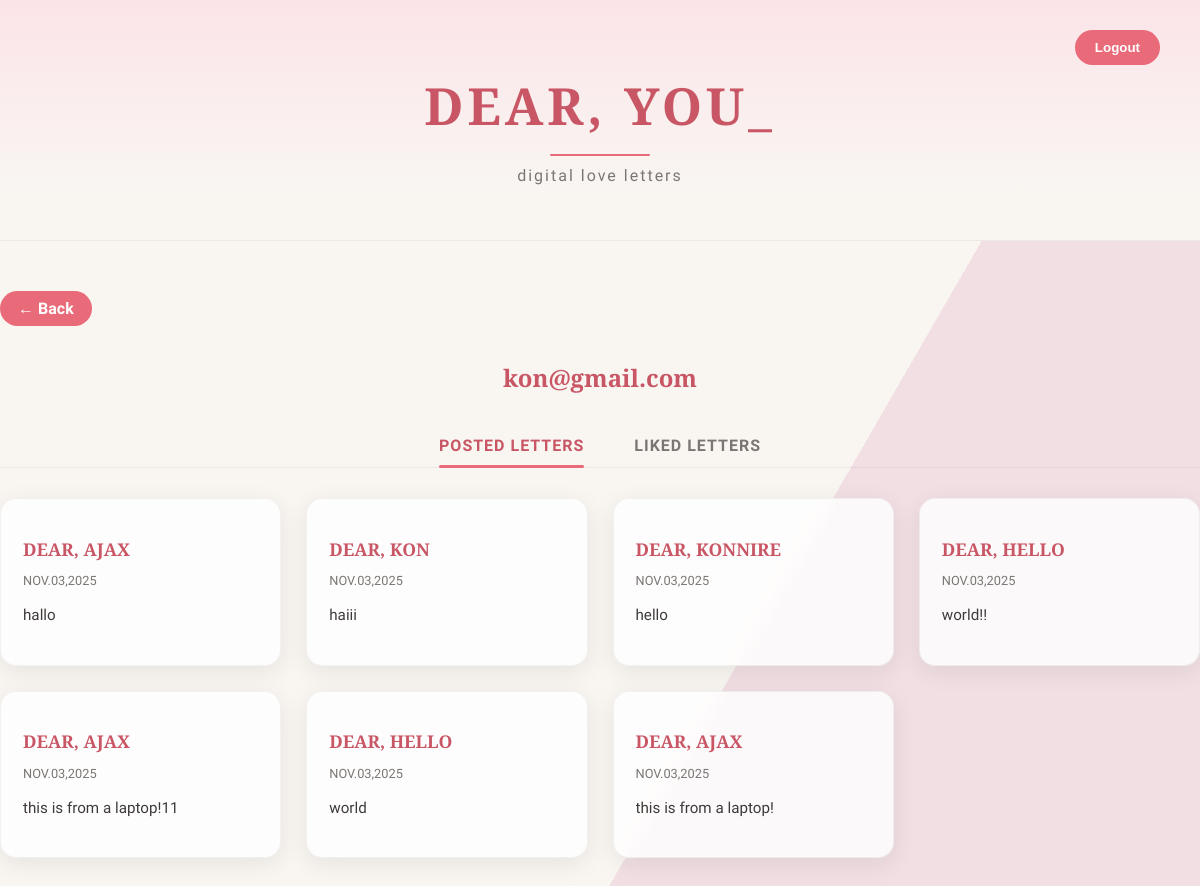
The app's page /profile (signed in), older data.
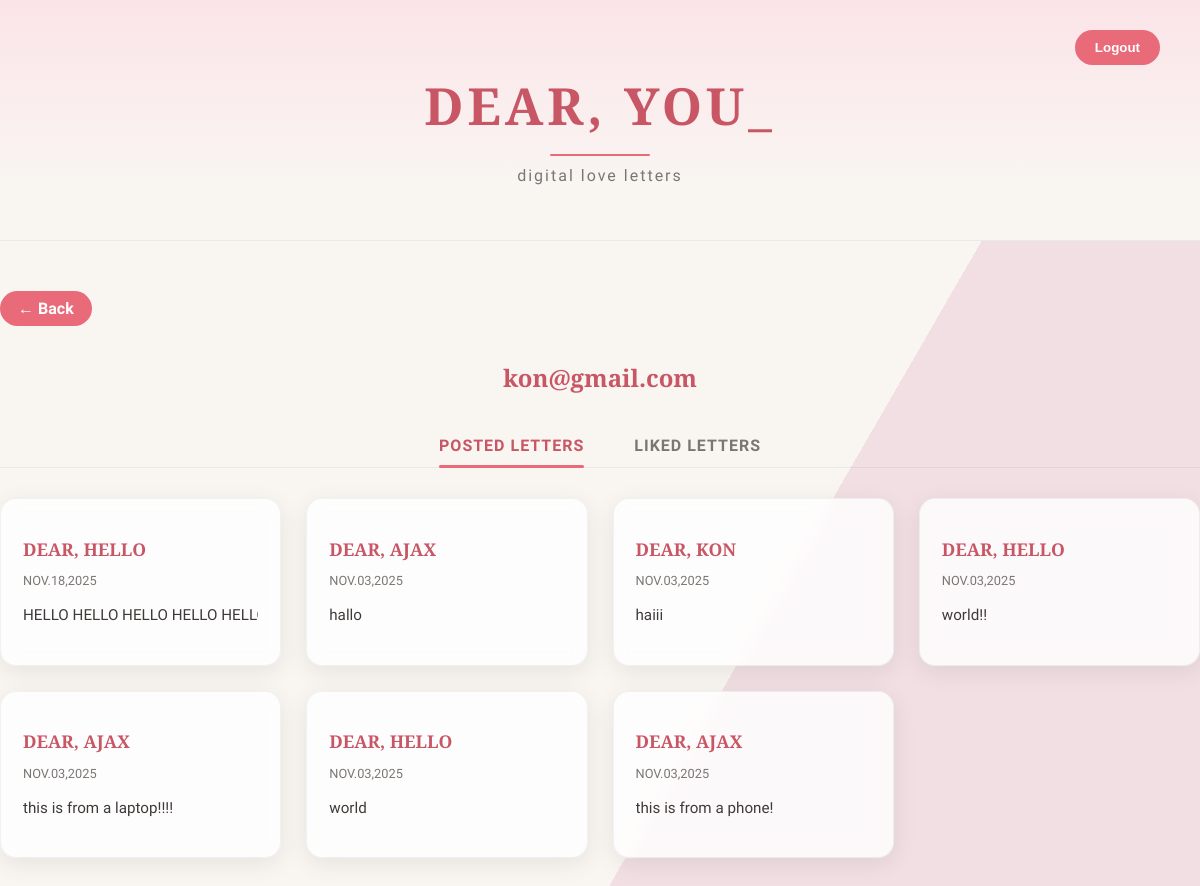
The same page, newer data.
### app.py (models this page shows)
class Letter(db.Model):
    id = db.Column(db.Integer, primary_key=True)
    recipient = db.Column(db.String(200), nullable=False)
    message = db.Column(db.Text, nullable=False)
    created = db.Column(db.DateTime, default=datetime.utcnow)
    hearts = db.Column(db.Integer, default=0)
    user_id = db.Column(db.Integer, db.ForeignKey('user.id'))

### app.py (the view)
@app.route('/profile')
def profile():
    if 'user_id' not in session:
        return redirect(url_for('index'))
    user_id = session['user_id']
    posted_letters = Letter.query.filter_by(user_id=user_id).order_by(Letter.created.desc()).all()
    liked_letter_ids = [r.letter_id for r in Reaction.query.filter_by(user_id=user_id).all()]
    liked_letters = Letter.query.filter(Letter.id.in_(liked_letter_ids)).order_by(Letter.created.desc()).all()
    return render_template('profile.html',
                           posted_letters=posted_letters,
                           liked_letters=liked_letters,
                           email=session['email'])

### templates/profile.html (shortened to what this page needs)
<!DOCTYPE html>
<html lang="en">
<head>
<link rel="stylesheet" href="{{ url_for('static', filename='style.css') }}">
</head>
<body>
<header>
  <h1>DEAR, YOU_</h1>
  <div class="line"></div>
  <p class="subtext">digital love letters</p>
  <div class="auth-buttons">
    <form action="{{ url_for('logout') }}" method="GET">
      <button type="submit">Logout</button>
    </form>
  </div>
</header>
<div class="main-container">
  <div class="left-panel">
    <a href="{{ url_for('logged') }}" class="back-btn">← Back</a>
    <h2 style="text-align:center; margin-bottom:30px;">{{ email }}</h2>
    <div class="tabs">
      <div class="tab active" data-target="#posted">Posted Letters</div>
      <div class="tab" data-target="#liked">Liked Letters</div>
    </div>
    <div id="posted" class="tab-content active">
      {% if posted_letters %}
      <div class="letters-grid">
        {% for letter in posted_letters %}
        <div class="letter-card">
          <a href="{{ url_for('display_letter', letter_id=letter.id) }}" class="letter-card-link">
            <p class="letter-title">DEAR, {{ letter.recipient|upper }}</p>
            <p class="letter-date">{{ letter.created.strftime('%b.%d,%Y')|upper }}</p>
            <p class="letter-message">{{ letter.message }}</p>
          </a>
        </div>
        {% endfor %}
      </div>
      {% else %}
      <p style="text-align:center;">No letters posted yet.</p>
      {% endif %}
    </div>
  </div>
</div>
</body>
</html>

Row changes from the older to the newer data that the page shows:
removed Letter: recipient "KONNIRE", created "NOV.03,2025", message "hello"
added Letter: recipient "HELLO", created "NOV.18,2025", message "HELLO HELLO HELLO HELLO HE…"
changed Letter: message "this is from a laptop!11" → "this is from a laptop!!!!"
changed Letter: message "this is from a laptop!" → "this is from a phone!"
